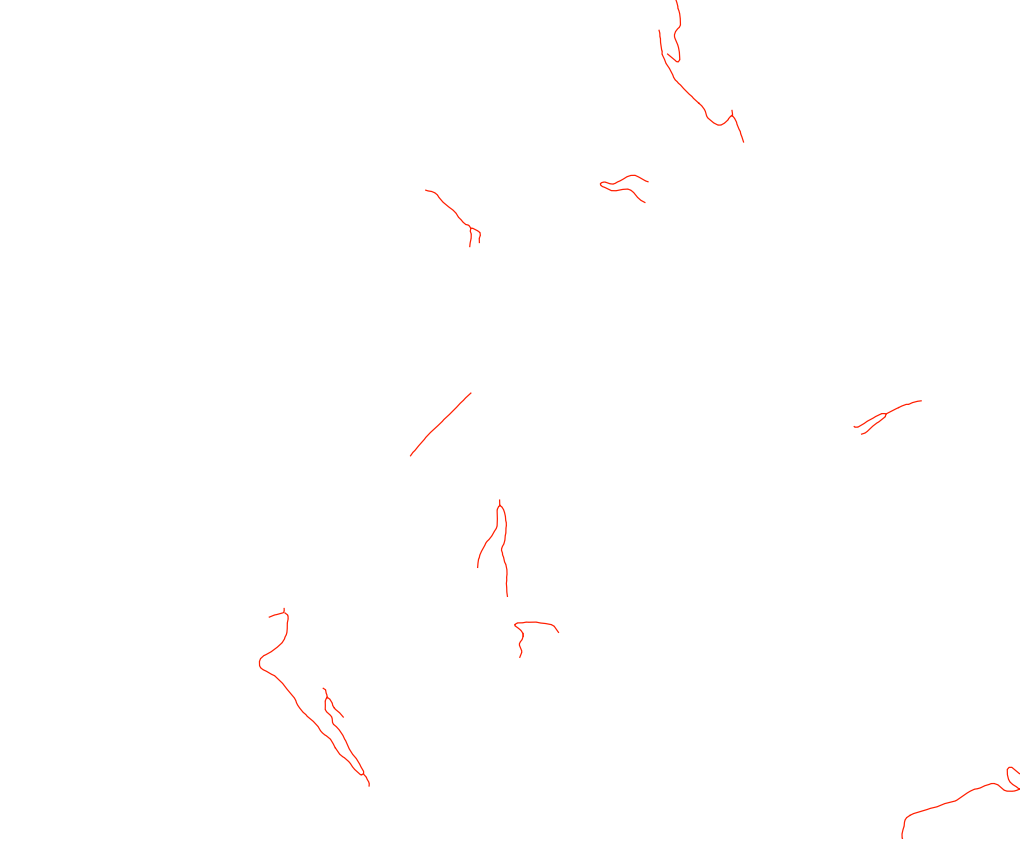
#> input picture data/post_4.jpg, 1020 x 861 px
$ jupyter execute test.ipynb
#> lines starting #> are read from the running program, lines starting #| are printed output that depends on the picture; after the words box and inside, x2 and y2 are one past the last pixel; in counts of white or black regions, pixels touching at a corner belong together
[cell 1]
import cv2 as cv
import numpy as np
import argparse


def pattern_matching(img_file, temp_file, method):
    # Read image
#> called with img_file = './data/post_4.jpg', temp_file = './data/pre_4.jpg', method = 'ZNCC'
    img_show = cv.imread(img_file).astype(np.float32)
    img = cv.cvtColor(img_show, cv.COLOR_BGR2GRAY)
    img = img.astype(np.uint8)
    ret, img = cv.threshold(img, 0, 1, cv.THRESH_BINARY + cv.THRESH_OTSU)
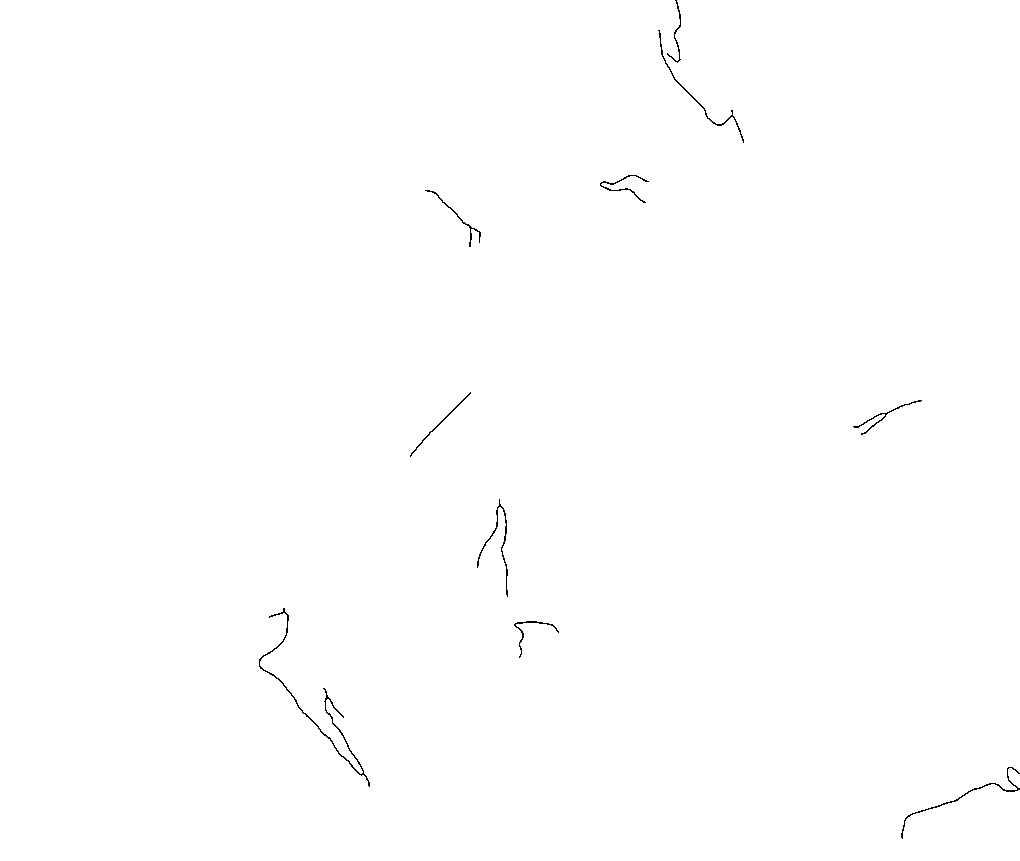
#> img: shape (861, 1020); values 0 (black) and 1 (white), 99.8% white; black in thin lines or dots, all inside (x1, y1, x2, y2) = (259, 0, 1020, 839)
#> ret = 193
    H, W = img.shape
#> H = 861; W = 1020
    mi = np.mean(img)
#> mi = 0.998

    # Read template image
    temp_show = cv.imread(temp_file).astype(np.float32)
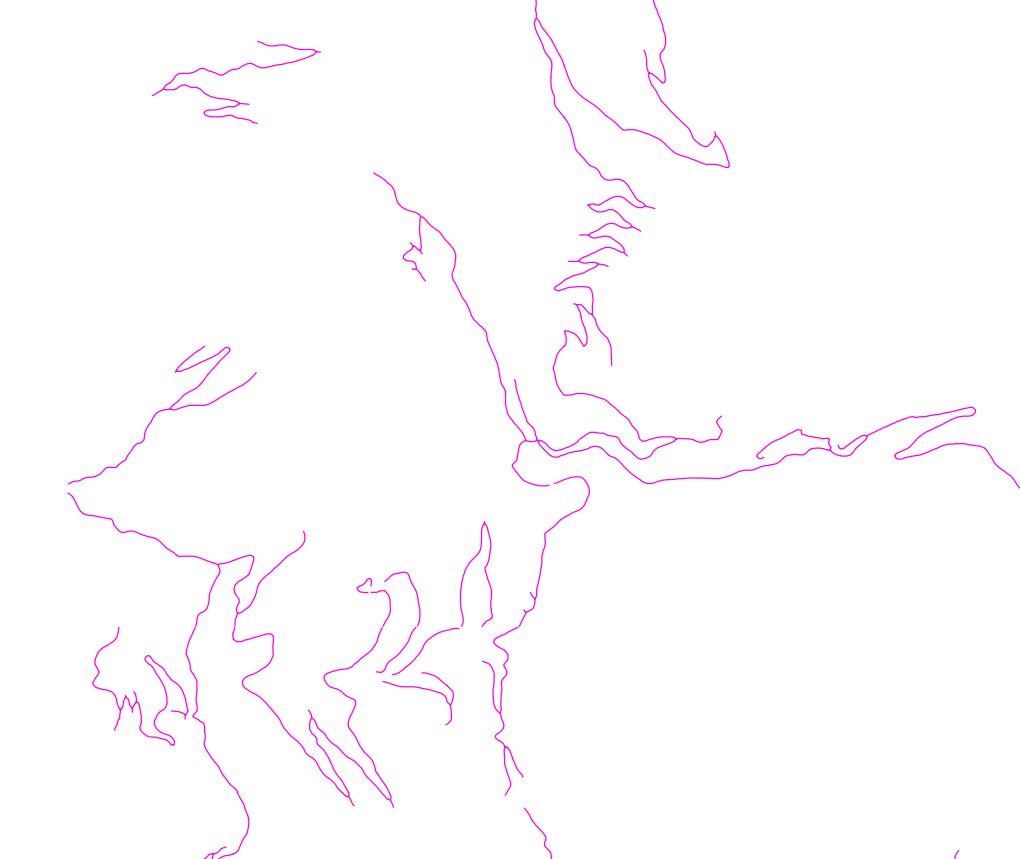
#> input picture data/pre_4.jpg, 1020 x 859 px
    temp = cv.cvtColor(temp_show, cv.COLOR_BGR2GRAY)
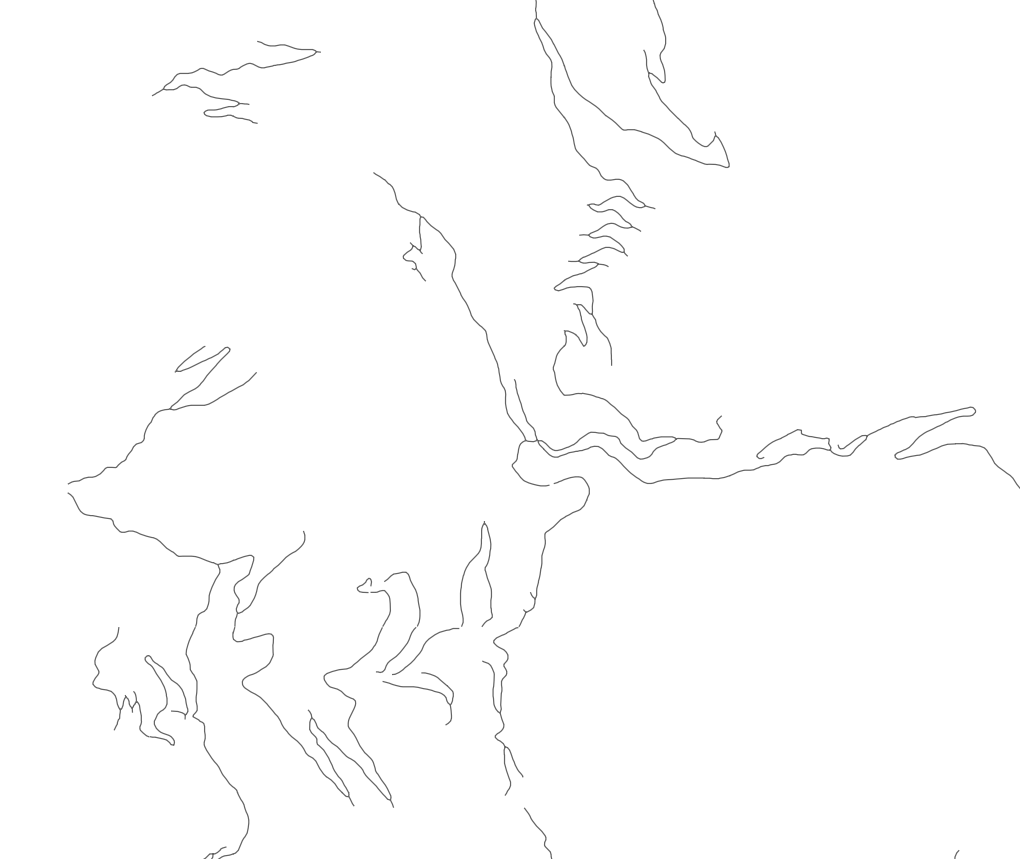
#> temp: shape (859, 1020) float32; min 101.2, max 255, mean 253.4
    temp = temp.astype(np.uint8)
    ret, temp = cv.threshold(temp, 0, 1, cv.THRESH_BINARY + cv.THRESH_OTSU)
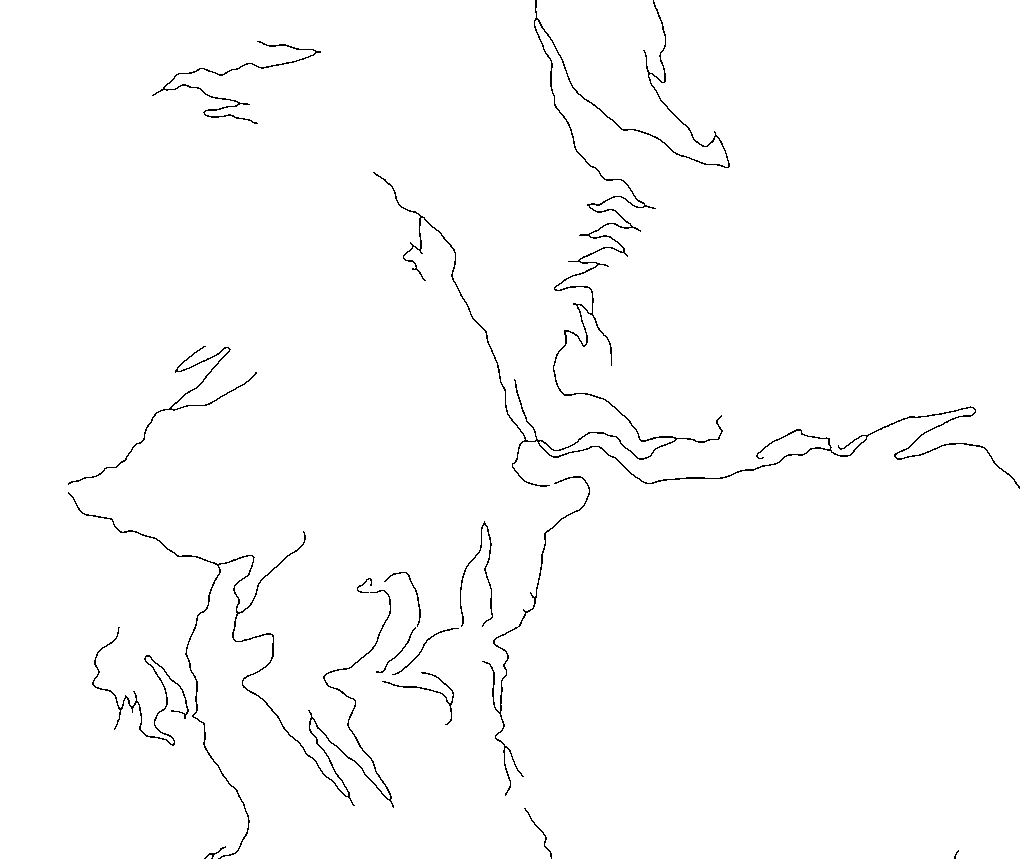
#> temp: shape (859, 1020); values 0 (black) and 1 (white), 98.8% white; black in thin lines or dots
#> ret = 196
    Ht, Wt = temp.shape
#> Ht = 859; Wt = 1020
    mt = np.mean(temp)
#> mt = 0.988

    # Template matching
    i, j = -1, -1
    v, _v = -1, -1
    if method == 'SSD' or method == 'SAD':
        v, _v = H * W * 255, H * W * 255

    for y in range(H - Ht):
        for x in range(W - Wt):
            if method == 'SSD':
                _v = np.sum((img[y:y + Ht, x:x + Wt] - temp) ** 2)
            elif method == 'NCC':
                _v = np.sum(img[y:y + Ht, x:x + Wt] * temp)
                _v /= (np.sqrt(np.sum(img[y:y + Ht, x:x + Wt] ** 2)) * np.sqrt(np.sum(temp ** 2)))
            elif method == 'SAD':
                _v = np.sum(np.abs(img[y:y + Ht, x:x + Wt] - temp))
            elif method == 'ZNCC':
                _v = np.sum((img[y:y + Ht, x:x + Wt] - mi) * (temp - mt))
                _v /= (np.sqrt(np.sum((img[y:y + Ht, x:x + Wt] - mi) ** 2)) * np.sqrt(np.sum((temp - mt) ** 2)))

            if method == 'SSD' or method == 'SAD':
                if _v < v:
                    v = _v
                    i, j = x, y
            else:
                if _v > v:
                    v = _v
                    i, j = x, y
#> after the loop, i = -1; j = -1; v = -1

    mat_translation = np.float32([[1, 0, i], [0, 1, j]])
#> mat_translation = [[1, 0, -1], [0, 1, -1]]
    dst = cv.warpAffine(temp_show, mat_translation, (i + Wt, j + Ht), borderValue=(255, 255, 255))
    dst = dst.astype(np.uint8)

    result = img_show.copy()
    result = result.astype(np.uint8)
#> result is the input picture: shape (861, 1020, 3); mean B, G, R 254.5, 254.5, 255
    for x in range(i, i + Wt):
        for y in range(j, j + Ht):
            if list(dst[y][x]) != [255, 255, 255]:
                result[y][x] = dst[y][x]
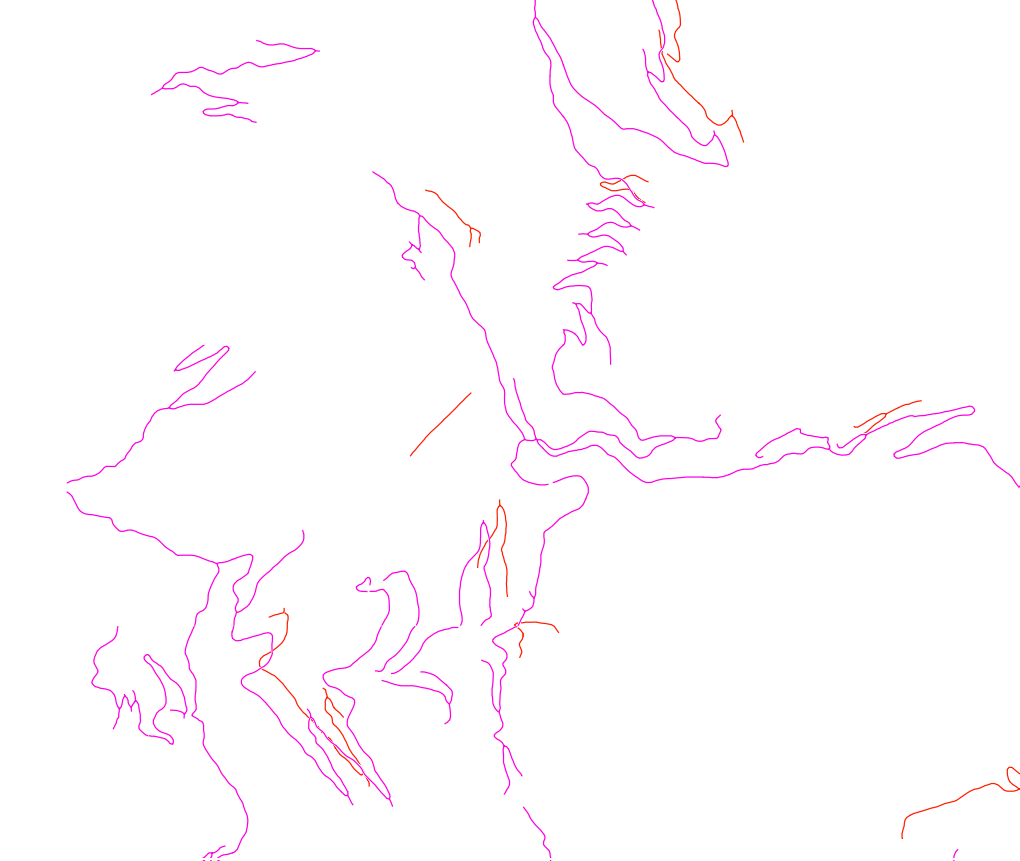
#> result: shape (861, 1020, 3); 2.11% of pixels changed, all inside (x1, y1, x2, y2) = (66, 0, 1020, 861)

    cv.imwrite("./data/result.jpg", result)
    cv.imshow("result", result)
    # cv.waitKey(0)
    # cv.destroyAllWindows()

[cell 2]
pattern_matching("./data/post_4.jpg", "./data/pre_4.jpg", "ZNCC")

[cell 3]
a = [1, 0, 1]
a = [i ^ 1 for i in a]
a

[cell 4]
for i in range(-10, 10):
    print(i)
